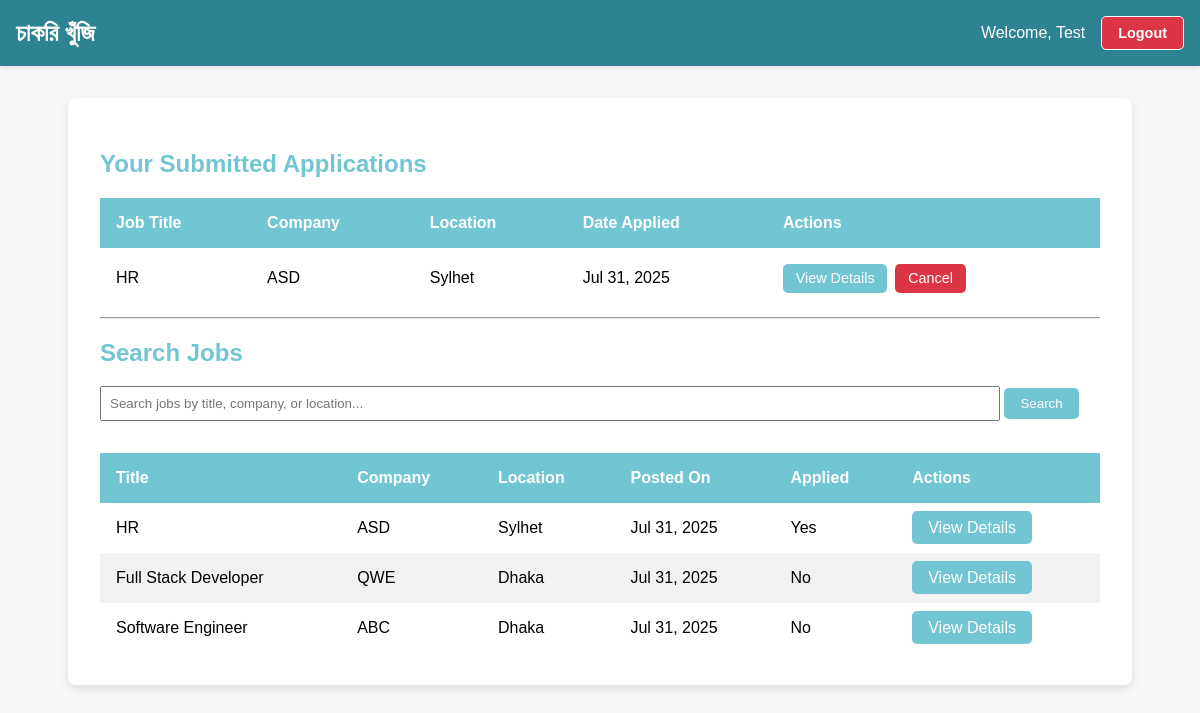
The page /users/dashboard/applicant/ (signed in) on the database its author committed.
### users/models.py (models this page shows)
class CustomUser(AbstractUser):
    ROLE_CHOICES = (
        ('employer', 'Employer'),
        ('applicant', 'Applicant'),
    )
    role = models.CharField(max_length=10, choices=ROLE_CHOICES)

### jobs/models.py (models this page shows, shortened)
class Application(models.Model):
    job = models.ForeignKey(Job, on_delete=models.CASCADE, related_name="applications")  # Related name added here
    applicant = models.ForeignKey(settings.AUTH_USER_MODEL, on_delete=models.CASCADE)
    resume = models.FileField(upload_to='resumes/')
    cover_letter = models.TextField()
    applied_at = models.DateTimeField(auto_now_add=True)
    status = models.CharField(
        max_length=10,
        choices=[('Pending', 'Pending'), ('Approved', 'Approved'), ('Rejected', 'Rejected')],
        default='Pending'
    )

class Job(models.Model):
    title = models.CharField(max_length=255)
    company_name = models.CharField(max_length=255)
    location = models.CharField(max_length=255)
    description = models.TextField()
    posted_by = models.ForeignKey(settings.AUTH_USER_MODEL, on_delete=models.CASCADE)
    created_at = models.DateTimeField(auto_now_add=True)

### users/views.py (the view)
# urls.py: path('dashboard/applicant/', applicant_dashboard, name='applicant_dashboard'),
@login_required
def applicant_dashboard(request):
    if request.user.role != 'applicant':  # Ensure only applicants can access this view
        return redirect('dashboard')
    applications = Application.objects.filter(applicant=request.user).select_related('job').order_by('-applied_at')
    query = request.GET.get('q', '')  # Get search input from GET parameters
    jobs = Job.objects.filter(
        Q(title__icontains=query) |
        Q(company_name__icontains=query) |
        Q(location__icontains=query)
    ).order_by('-created_at')  # Fetch all jobs matching the search query
    applied_job_ids = set(applications.values_list('job_id', flat=True))
    return render(request, 'users/applicant_dashboard.html', {
        'applications': applications,  # Jobs the applicant has applied for
        'jobs': jobs,  # All jobs (matching search criteria)
        'applied_job_ids': applied_job_ids,  # IDs of jobs already applied for
        'query': query,  # Preserve search query in the search bar
    })

### users/templates/users/applicant_dashboard.html (shortened to what this page needs)
{% extends 'base.html' %}
{% block content %}
<h2>Your Submitted Applications</h2>
<table>
    <thead>
        <tr>
            <th>Job Title</th>
            <th>Company</th>
            <th>Location</th>
            <th>Date Applied</th>
            <th>Actions</th>
        </tr>
    </thead>
    <tbody>
        {% for application in applications %}
        <tr>
            <td>{{ application.job.title }}</td>
            <td>{{ application.job.company_name }}</td>
            <td>{{ application.job.location }}</td>
            <td>{{ application.applied_at|date:"M d, Y" }}</td>
            <td style="display: flex; gap: 0.5rem; align-items: center;">
                <a href="{% url 'job_detail' application.job.id %}" style="text-decoration: none; background-color: #72C5D2; color: white; padding: 0.4rem 0.8rem; border-radius: 5px; font-size: 0.9rem; display: inline-block; text-align: center; cursor: pointer; transition: background-color 0.3s ease;">
                    View Details
                </a>
                <a href="{% url 'cancel_application' application.id %}" style="text-decoration: none; color: white; background-color: #dc3545; padding: 0.4rem 0.8rem; border-radius: 5px; font-size: 0.9rem; display: inline-block; text-align: center; cursor: pointer; transition: background-color 0.3s ease;" onclick="return confirm('Are you sure you want to cancel this application?');">
                    Cancel
                </a>
            </td>
        </tr>
        {% empty %}
        <tr>
            <td colspan="5">You haven't applied for any jobs yet.</td>
        </tr>
        {% endfor %}
    </tbody>
</table>
<hr>
<h2>Search Jobs</h2>
<form method="get" style="margin-bottom: 2rem;">
    <input type="text" name="q" placeholder="Search jobs by title, company, or location..." value="{{ query }}" style="padding: 0.5rem; width: calc(100% - 120px);">
    <button type="submit">Search</button>
</form>
<table>
    <thead>
        <tr>
            <th>Title</th>
            <th>Company</th>
            <th>Location</th>
            <th>Posted On</th>
            <th>Applied</th>
            <th>Actions</th>
        </tr>
    </thead>
    <tbody>
        {% for job in jobs %}
        <tr>
            <td>{{ job.title }}</td>
            <td>{{ job.company_name }}</td>
            <td>{{ job.location }}</td>
            <td>{{ job.created_at|date:"M d, Y" }}</td>
            <td>{% if job.id in applied_job_ids %}Yes{% else %}No{% endif %}</td>
            <td>
                <a href="{% url 'job_detail' job.id %}" class="btn-primary" style="text-decoration: none;">View Details</a>
            </td>
        </tr>
        {% empty %}
        <tr>
            <td colspan="6">No jobs found.</td>
        </tr>
        {% endfor %}
    </tbody>
</table>
{% endblock %}

### users/templates/base.html (shortened to what this page needs)
<!DOCTYPE html>
<html lang="en">
<head>
</head>
<body>
    <header style="display: flex; justify-content: space-between; align-items: center; padding: 1rem; background-color: #2D8391; color: white; box-shadow: 0 2px 5px rgba(0, 0, 0, 0.1);">
        <h1 style="margin: 0; font-size: 1.5rem; color: white;">চাকরি খুঁজি</h1>
        {% if user.is_authenticated %}
        <div style="display: flex; align-items: center; gap: 1rem;">
            <span style="font-size: 1rem;">Welcome, {{ user.username }}</span>
            <a href="{% url 'logout' %}" style="color: white; text-decoration: none; background-color: #dc3545; padding: 0.5rem 1rem; border-radius: 5px; font-size: 0.9rem; font-weight: bold; cursor: pointer; transition: background-color 0.3s ease;">
                Logout
            </a>
        </div>
        {% endif %}
    </header>
    <div class="container">
        {% block content %}{% endblock %}
    </div>
</body>
</html>

### users/templates/base.html (style rules this page uses)
body { font-family: 'Arial', sans-serif; margin: 0; padding: 0; background-color: #f7f7f7; }
header { background-color: #72C5D2; color: white; padding: 1rem; display: flex; justify-content: space-between; align-items: center; }
header a { color: white; text-decoration: none; padding: 0.5rem 1rem; border: 1px solid white; border-radius: 5px; }
.container { max-width: 1000px; margin: 2rem auto; background: white; border-radius: 8px; box-shadow: 0px 4px 10px rgba(0, 0, 0, 0.1); padding: 2rem; }
h1, h2, h3 { color: #72C5D2; }
table { width: 100%; border-collapse: collapse; margin-top: 1rem; }
table th, table td { padding: 1rem; text-align: left; }
table th { background-color: #72C5D2; color: white; }
table tr:nth-child(even) { background-color: #f2f2f2; }
button, input[type='submit'], .btn-primary { background-color: #72C5D2; color: white; border: none; padding: 0.5rem 1rem; border-radius: 5px; cursor: pointer; }

### rows shown on the page
CustomUser: username "Test"
Application: job "HR", job.company_name "ASD", job.location "Sylhet", applied_at "Jul 31, 2025"
Job: title "HR", company_name "ASD", location "Sylhet", created_at "Jul 31, 2025", shows "Yes"
Job: title "Full Stack Developer", company_name "QWE", location "Dhaka", created_at "Jul 31, 2025", shows "No"
Job: title "Software Engineer", company_name "ABC", location "Dhaka", created_at "Jul 31, 2025", shows "No"
